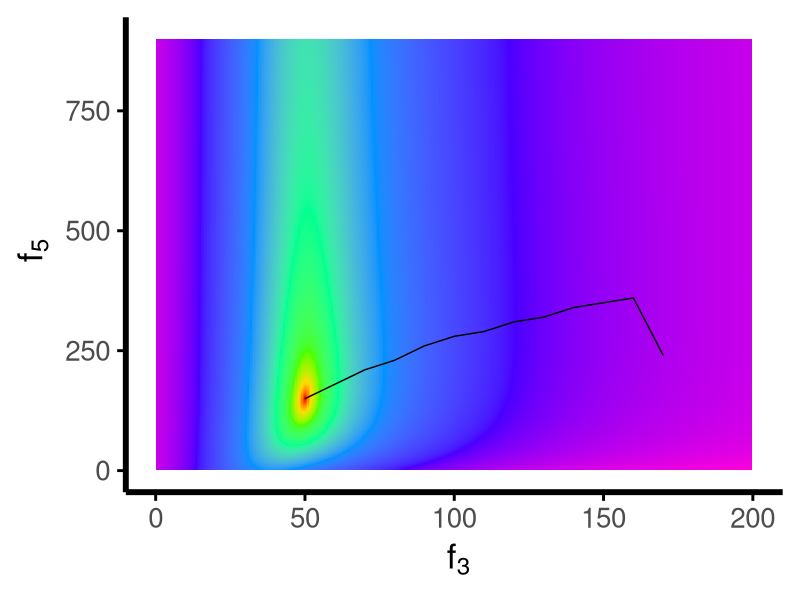
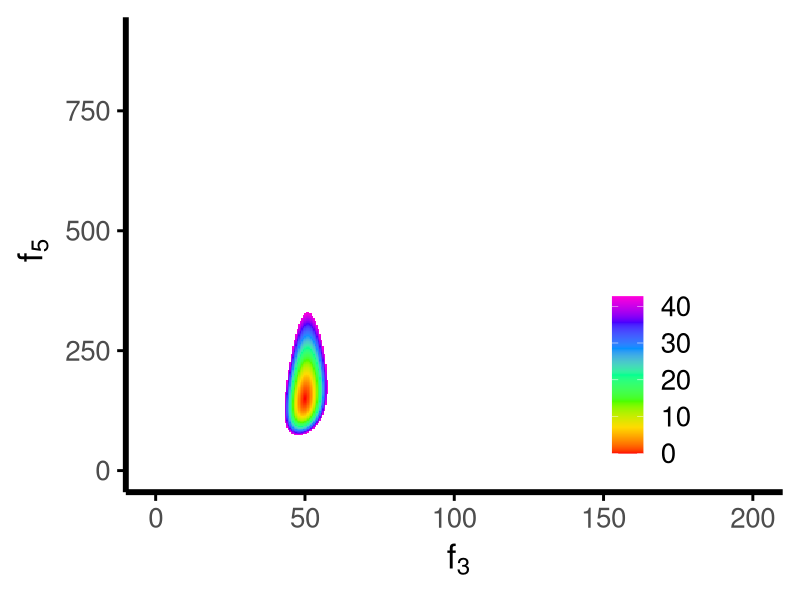

These charts were generated, in order, by the following R code:
library(dplyr)
library(ggplot2)
library(minqa)


# Figure 2 Solving process of MFA
# This code shows how the optimum solution of fluxes were found by minimizing the sum of squared residue (SSR) value
# function calculating the labeling pattern when combining x and y
CP <- function(x,y) {
  nx <- length(x)
  ny <- length(y)
  n <- nx+ny-1
  Tx <- matrix(0,ncol=ny,nrow=n)
  Product <- rep(0,n)
  for (i in 1:ny) {
    Tx[i:(i+nx-1),i] <- x 
  }
  Product <- Tx %*% y
  return(t(Product))
}

# set the labeling pattern of glc[1-3] and glc[4-6] (use 1,2-13C2 glucose as tracer)
Glc123<- c(0,0,1,0)
Glc456<- c(1,0,0,0)

Glc<-rbind(Glc123,Glc456)
#function calculating the labeling pattern (MID) of FBP given the value of f3 and f5
MID <- function(f) {

  EMUMatrix_11 <- c(-(100+f[1]),0,f[1],0)
  EMUMatrix_12 <- c(0,-(100+f[1]),0,f[1])
  EMUMatrix_13 <- c((100+f[1]),0,-(100+f[1]+f[2]),f[2])
  EMUMatrix_14 <- c(0,(100+f[1]),(100+f[2]),-(200+f[1]+f[2]))
  
  EMUMatrix_1 <- matrix(c(EMUMatrix_11,EMUMatrix_12,EMUMatrix_13,EMUMatrix_14),nrow=4,ncol=4,byrow=T)
  
  EMUMatrix_1B <- matrix(c(-100,0,0,0,0,-100,0,0),nrow=4,ncol=2) %*% Glc
  
  EMU_Solve_1 <- solve(EMUMatrix_1) %*% EMUMatrix_1B
  
  FBP <- (CP(EMU_Solve_1[3,],EMU_Solve_1[4,])*f[1]+c(0,0,1,rep(0,4))*100)/(100+f[1])
  return(FBP)
}

#function calculating the squared residue (SSR) value given the value of f3 and f5
Res <- function(f) {
  sum((MID(f)-FBP_Label)^2)/0.003^2
}

# When f3=50 and f5=150, predict the labeling pattern of FBP (M+0,M+1...M+6)
TestFlux <- c(50,150)
FBP_Label <- MID(TestFlux) 

###############Optimization Path######
#Set the starting point as f3=150 and f5=200, use bobyqa algorithm to resolve f3 and f5
fluxes<-bobyqa(c(150,200),lower=c(0,0),upper=c(500,500),fn=Res)
#Set the starting point as f3=170 and f5=240, use bobyqa algorithm to resolve f3 and f5
fluxes.170.240<-bobyqa(c(170,240),lower=c(0,0),upper=c(500,500),fn=Res,control=list(iprint=3))
######################################
#Generate a map of SSR value, with all possible combinations of f3 (range in 0~200)and f5 (range in 0~900)
FluxSearch <- expand.grid(F3 = seq(0, 200, by = 0.5), F5 = seq(0, 900, by=1.5))
FluxSearch <- as.matrix(FluxSearch)
FluxSearch <- cbind(FluxSearch,matrix(0,nrow=nrow(FluxSearch),ncol=8))

for (i in 1:nrow(FluxSearch)) {
  Results <- MID(FluxSearch[i,1:2])
  FluxSearch[i,3:9] <- Results
}

for (i in 1:nrow(FluxSearch)) {
  FluxSearch[i,10] <- sum((FluxSearch[i,3:9]-FBP_Label)^2)/0.003^2
}

colnames(FluxSearch)[10] <- c("Res")

Optimization.Path1 <- matrix(0,nrow=20,ncol=2)
Optimization.Path1[,1] <- c(seq(170,50,by=-10),rep(50,7)) 
Optimization.Path1[,2] <- c(240,360,350,340,320,310,290,280,260,230,210,180,rep(150,8))
Optimization.Path1 <- data.frame(Optimization.Path1)
colnames(Optimization.Path1) <- c("Path1.f3","Path1.f5")

# plot the map with optimization path
FluxSearch %>% data.frame() %>% tbl_df() %>% 
  #filter(Res<=qchisq(0.95,df=1)) %>%
  ggplot(aes(x=F3,y=F5)) + 
  geom_tile(aes(fill=log10(1+Res))) + 
  geom_path(aes(x=Path1.f3,y=Path1.f5),data=Optimization.Path1) +
  scale_fill_gradientn(colors=rainbow(7),name="") + 
  theme_classic(base_size=25) +
  scale_x_continuous(~f[3],limits = c(0,200)) +
  scale_y_continuous(~f[5],limits=c(0,900)) +
  theme(axis.line =element_line(colour = 'black', size = 2),
        axis.ticks = element_line(colour = 'black', size = 1),
        legend.position = "none",legend.key.size = unit(8,units = "mm"))
ggsave(plot,filename=paste("FBP_Large_",i,".png",sep=""),width = 7,height=7,dpi=1200)


#Figure 3. Evaluation on the tracer selection for MFA 
#This section generate the region of confidence interval
#Plot the SSR map with a threshold (95% CI)

plot <- FluxSearch %>% data.frame() %>% tbl_df() %>% 
  filter(Res<=qchisq(0.95,df=1)*100/9) %>% #this is the threshold of 95% CI
  ggplot(aes(x=F3,y=F5)) + 
  geom_tile(aes(fill=Res)) + 
  scale_fill_gradientn(colors=rainbow(7),name="") + 
  theme_classic(base_size=25) +
  scale_x_continuous(~f[3],limits = c(0,200)) +
  scale_y_continuous(~f[5],limits=c(0,900)) +
  theme(axis.line =element_line(colour = 'black', size = 2),
        axis.ticks = element_line(colour = 'black', size = 1),
        legend.position = c(0.8,0.3),legend.key.size = unit(8,units = "mm"))

ggsave(plot,filename=paste("50-Glc",".png",sep=""),width = 7,height = 6,dpi=600)

# To plot the graph from different tracer, change the labeling pattern in Line 23 and rerun the entire code.
